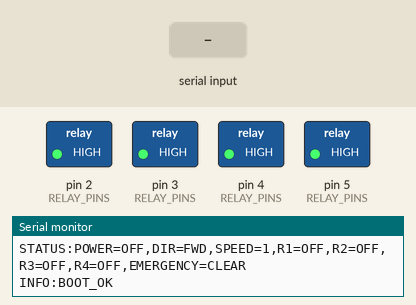
Bench run of a sketch on a simulated Arduino Uno, built with avr-gcc and run on an emulated ATmega328P. On the bench: switched loads named in the sketch (green lamp = pin HIGH), the last lines printed to the serial monitor. Inputs (shaded band) come from the test bench.

Above: at 1.2 s.
1.3 s: "CMD:POWER:ON\n" received over Serial
At 1.9 s:
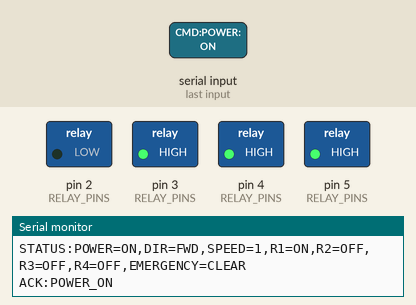
2.8 s: "CMD:DIR:REV\n" received over Serial
At 4.3 s:
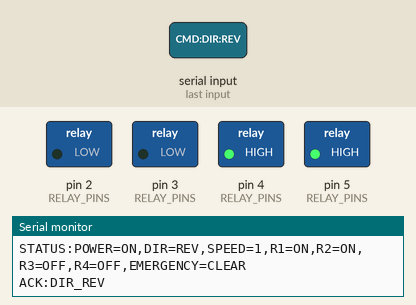
Timing chart, 0 to 9.3 s (numbered marks = the images above; inputs shaded):
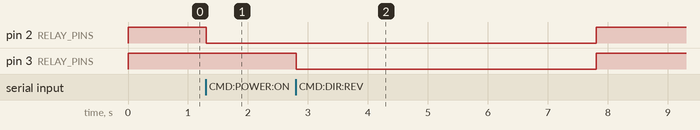

The sketch:

inversor_control.ino
```cpp
// ============================================================
// SmartDrive Multispeed - Firmware de Controle do Inversor
// Projeto: Mundo Senai - SENAI Timbó
// ============================================================
//
// Controla 4 relés (Active LOW) para o Inversor de Frequência
// Relé 1: Liga/Desliga
// Relé 2: Sentido de Giro
// Relé 3 e 4: Multispeed (4 velocidades)
//
// Protocolo: 115200 baud, comandos delimitados por '\n'
// Segurança: Timeout de 5s sem comunicação desliga todos os relés.
//            Emergência trava o sistema até CMD:RESET_EMERGENCY.
// ============================================================

// --- Configuração de Pinos dos Relés ---
// Módulo relé Active LOW: LOW = relé acionado, HIGH = relé desligado
const int RELAY_1 = 2; // Power
const int RELAY_2 = 3; // Direction
const int RELAY_3 = 4; // Multispeed 1
const int RELAY_4 = 5; // Multispeed 2

const int NUM_RELAYS = 4;
const int RELAY_PINS[NUM_RELAYS] = { RELAY_1, RELAY_2, RELAY_3, RELAY_4 };

// --- Configuração de Segurança ---
const unsigned long SERIAL_TIMEOUT_MS = 5000; // 5 segundos sem comando = desliga tudo

// --- Estado do Sistema ---
unsigned long lastCommandTime = 0;   // Timestamp do último comando recebido
bool isPowerOn = false;              // Estado de energia
bool isForward = true;               // Sentido de giro
int currentSpeed = 1;                // Velocidade atual (1 a 4)
bool emergencyActive = false;        // Flag de emergência (trava até RESET)
bool timeoutTriggered = false;       // Flag para evitar spam de telemetria no timeout
String inputBuffer = "";             // Buffer para leitura serial incremental

// ============================================================
// SETUP
// ============================================================
void setup() {
  // IMPORTANTE: Colocar pinos em HIGH (relés desligados) ANTES
  // de configurar como OUTPUT, evitando pulsos espúrios na
  // energização do Arduino (regra de segurança Active LOW).
  for (int i = 0; i < NUM_RELAYS; i++) {
    digitalWrite(RELAY_PINS[i], HIGH);
    pinMode(RELAY_PINS[i], OUTPUT);
    digitalWrite(RELAY_PINS[i], HIGH); // Reforça estado seguro
  }

  Serial.begin(115200);
  while (!Serial) {
    ; // Aguarda a porta serial
  }

  lastCommandTime = millis();
  inputBuffer.reserve(64);

  // Envia estado inicial
  sendStatus();
  Serial.println("INFO:BOOT_OK");
}

// ============================================================
// LOOP PRINCIPAL
// ============================================================
void loop() {
  processSerial();
  checkSerialTimeout();
}

// ============================================================
// PROCESSAMENTO SERIAL
// ============================================================
void processSerial() {
  while (Serial.available() > 0) {
    char c = (char)Serial.read();

    if (c == '\n' || c == '\r') {
      if (inputBuffer.length() > 0) {
        inputBuffer.trim();
        handleCommand(inputBuffer);
        inputBuffer = "";
      }
    } else {
      inputBuffer += c;
      if (inputBuffer.length() > 48) {
        inputBuffer = "";
        Serial.println("ERR:BUFFER_OVERFLOW");
      }
    }
  }
}

// ============================================================
// TRATAMENTO DE COMANDOS
// ============================================================
void handleCommand(const String& cmd) {
  lastCommandTime = millis();
  timeoutTriggered = false;

  // --- EMERGÊNCIA ---
  if (cmd == "CMD:EMERGENCY") {
    emergencyActive = true;
    isPowerOn = false;
    currentSpeed = 1;
    applyState();
    sendStatus();
    Serial.println("ACK:EMERGENCY_ACTIVATED");
    return;
  }

  if (cmd == "CMD:RESET_EMERGENCY") {
    if (emergencyActive) {
      emergencyActive = false;
      isPowerOn = false;
      applyState();
      sendStatus();
      Serial.println("ACK:EMERGENCY_CLEARED");
    } else {
      Serial.println("ACK:NO_EMERGENCY");
    }
    return;
  }

  // --- BLOQUEIO DE EMERGÊNCIA ---
  if (emergencyActive) {
    Serial.println("ERR:EMERGENCY_ACTIVE");
    sendStatus();
    return;
  }

  // --- COMANDOS DE CONTROLE ---
  if (cmd == "CMD:POWER:ON") {
    isPowerOn = true;
    applyState();
    sendStatus();
    Serial.println("ACK:POWER_ON");
    return;
  }

  if (cmd == "CMD:POWER:OFF") {
    isPowerOn = false;
    applyState();
    sendStatus();
    Serial.println("ACK:POWER_OFF");
    return;
  }

  if (cmd == "CMD:DIR:FWD") {
    isForward = true;
    applyState();
    sendStatus();
    Serial.println("ACK:DIR_FWD");
    return;
  }

  if (cmd == "CMD:DIR:REV") {
    isForward = false;
    applyState();
    sendStatus();
    Serial.println("ACK:DIR_REV");
    return;
  }

  if (cmd.startsWith("CMD:SPEED:")) {
    int speed = cmd.substring(10).toInt();
    if (speed < 1 || speed > 4) {
      Serial.println("ERR:INVALID_SPEED");
      return;
    }
    currentSpeed = speed;
    applyState();
    sendStatus();
    Serial.println("ACK:SPEED_SET");
    return;
  }

  Serial.println("ERR:UNKNOWN_CMD");
}

// ============================================================
// APLICAÇÃO DE ESTADOS NOS RELÉS
// ============================================================
void applyState() {
  if (emergencyActive || !isPowerOn) {
    setAllRelaysOff();
    return;
  }

  // R1: Liga/Desliga
  setRelay(RELAY_1, true);

  // R2: Sentido de giro (FWD = Desligado, REV = Ligado)
  setRelay(RELAY_2, !isForward);

  // R3 e R4: Multispeed (1 a 4)
  bool r3State = false;
  bool r4State = false;

  switch (currentSpeed) {
    case 1: r3State = false; r4State = false; break;
    case 2: r3State = true;  r4State = false; break;
    case 3: r3State = false; r4State = true;  break;
    case 4: r3State = true;  r4State = true;  break;
  }

  setRelay(RELAY_3, r3State);
  setRelay(RELAY_4, r4State);
}

// ============================================================
// CONTROLE INDIVIDUAL DE RELÉ (Abstração Active LOW)
// ============================================================
void setRelay(int pin, bool activate) {
  digitalWrite(pin, activate ? LOW : HIGH);
}

// ============================================================
// DESLIGA TODOS OS RELÉS (Estado seguro)
// ============================================================
void setAllRelaysOff() {
  for (int i = 0; i < NUM_RELAYS; i++) {
    digitalWrite(RELAY_PINS[i], HIGH);
  }
}

// ============================================================
// VERIFICAÇÃO DE TIMEOUT DE COMUNICAÇÃO
// ============================================================
void checkSerialTimeout() {
  if (millis() - lastCommandTime >= SERIAL_TIMEOUT_MS) {
    if (!timeoutTriggered) {
      isPowerOn = false;
      applyState();
      timeoutTriggered = true;
      Serial.println("WARN:SERIAL_TIMEOUT");
      sendStatus();
    }
  }
}

// ============================================================
// TELEMETRIA
// ============================================================
// Formato: STATUS:POWER=ON,DIR=FWD,SPEED=1,R1=ON,R2=OFF,R3=ON,R4=OFF,EMERGENCY=CLEAR
void sendStatus() {
  String status = "STATUS:";
  status += "POWER=" + String(isPowerOn ? "ON" : "OFF");
  status += ",DIR=" + String(isForward ? "FWD" : "REV");
  status += ",SPEED=" + String(currentSpeed);
  status += ",R1=" + getRelayState(RELAY_1);
  status += ",R2=" + getRelayState(RELAY_2);
  status += ",R3=" + getRelayState(RELAY_3);
  status += ",R4=" + getRelayState(RELAY_4);
  status += ",EMERGENCY=" + String(emergencyActive ? "ACTIVE" : "CLEAR");
  Serial.println(status);
}

String getRelayState(int pin) {
  return (digitalRead(pin) == LOW) ? "ON" : "OFF";
}
```

Measured:
- after the input at 1.3 s, pin 2 (RELAY_PINS): HIGH → LOW at once
- after the input at 2.8 s, pin 2 (RELAY_PINS): LOW → HIGH after 5.0 s instead of 3.5 s; pin 3 (RELAY_PINS): HIGH → LOW at once, → HIGH 5.0 s later
